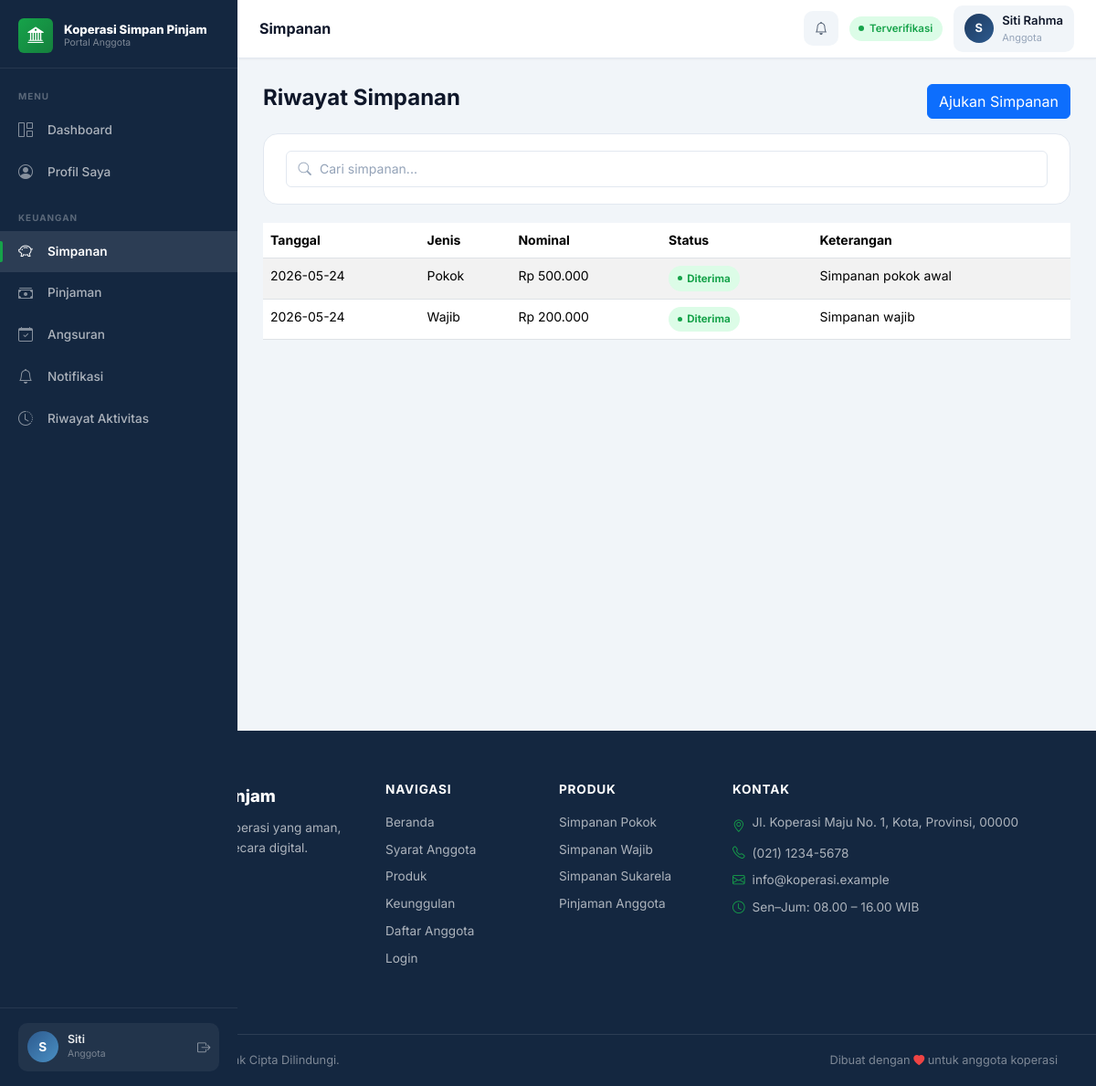
Screenshot of /user/simpanan.php (signed in) with the database file from the repository.
### tables this page shows
CREATE TABLE IF NOT EXISTS users (
    id INT AUTO_INCREMENT PRIMARY KEY,
    nama VARCHAR(150) NOT NULL,
    nik VARCHAR(50) NOT NULL UNIQUE,
    tempat_lahir VARCHAR(100),
    tanggal_lahir DATE,
    jenis_kelamin VARCHAR(20),
    alamat TEXT,
    no_hp VARCHAR(30),
    email VARCHAR(150) NOT NULL UNIQUE,
    pekerjaan VARCHAR(100),
    penghasilan DECIMAL(15,2),
    username VARCHAR(50) NOT NULL UNIQUE,
    password VARCHAR(255) NOT NULL,
    role ENUM('admin', 'user') DEFAULT 'user',
    status_verifikasi VARCHAR(50) DEFAULT 'Menunggu Verifikasi',
    foto_ktp VARCHAR(255),
    foto_diri VARCHAR(255),
    created_at DATETIME,
    updated_at DATETIME
);

CREATE TABLE IF NOT EXISTS simpanan (
    id INT AUTO_INCREMENT PRIMARY KEY,
    user_id INT NOT NULL,
    jenis_simpanan ENUM('pokok', 'wajib', 'sukarela') NOT NULL,
    nominal DECIMAL(15,2) NOT NULL,
    bukti_transfer VARCHAR(255),
    status ENUM('Menunggu konfirmasi', 'Diterima', 'Ditolak') DEFAULT 'Menunggu konfirmasi',
    keterangan TEXT,
    tanggal_transaksi DATE,
    created_at DATETIME,
    FOREIGN KEY (user_id) REFERENCES users(id)
);

### config/config.php (called while the page is built)
<?php
return [
    'db' => [
        'host' => 'localhost',
        'name' => 'koperasi',
        'user' => 'root',
        'pass' => '',
        'charset' => 'utf8mb4',
    ],
    'app' => [
        'name' => 'Koperasi Simpan Pinjam',
        'base_url' => '',
        'timezone' => 'Asia/Jakarta',
    ],
];

### config/helpers.php (called while the page is built, shortened)
<?php
function e($value): string
{
    return htmlspecialchars((string)$value, ENT_QUOTES, 'UTF-8');
}
function format_rupiah($angka): string
{
    return 'Rp ' . number_format((float)$angka, 0, ',', '.');
}
require_once __DIR__ . '/features.php';

### config/auth.php (called while the page is built, shortened)
<?php
require_once __DIR__ . '/helpers.php';
function current_user(): ?array
{
    $pdo = db();
    $stmt = $pdo->prepare("SELECT * FROM users WHERE id = ?");
    $stmt->execute([$_SESSION['user_id']]);
    $user = $stmt->fetch();
    return $user ?: null;
}

### config/features.php (called while the page is built, shortened)
<?php
function status_badge_class(?string $status = null): string
{
    $map = [
        'Menunggu Verifikasi' => 'badge-menunggu',
        'Menunggu konfirmasi' => 'badge-menunggu',
        'Menunggu review' => 'badge-menunggu',
        'Belum dibayar' => 'badge-menunggu',
        'Belum Dibayar' => 'badge-menunggu',
        'Disetujui' => 'badge-disetujui',
        'Diterima' => 'badge-diterima',
        'Dibayar' => 'badge-diterima',
        'Dicairkan' => 'badge-dicairkan',
        'Ditolak' => 'badge-ditolak',
        'Lunas' => 'badge-lunas',
        'Nonaktif' => 'badge-nonaktif',
    ];
    return $map[$status] ?? 'badge-nonaktif';
}

### user/simpanan.php (the view, shortened to what this page needs)
<?php
require_once __DIR__ . '/../config/auth.php';
require_once __DIR__ . '/../config/helpers.php';
$user = current_user();
$pdo = db();
$stmt = $pdo->prepare("SELECT * FROM simpanan WHERE user_id = ? ORDER BY tanggal_transaksi DESC");
$stmt->execute([$user['id']]);
$simpanan = $stmt->fetchAll();
$page_title = 'Simpanan';
?>
<?php require __DIR__ . '/../includes/dashboard_top.php'; ?>
<div class="d-flex justify-content-between align-items-center mb-3">
    <h4>Riwayat Simpanan</h4>
    <a href="/user/ajukan-simpanan.php" class="btn btn-primary">Ajukan Simpanan</a>
</div>
<div class="filter-bar">
    <div class="search-input-wrap">
        <input type="search" class="form-control" placeholder="Cari simpanan..." data-table-search="#simpananUserTable">
    </div>
</div>
<div class="table-responsive">
    <table class="table table-striped" id="simpananUserTable">
        <thead>
            <tr>
                <th>Tanggal</th>
                <th>Jenis</th>
                <th>Nominal</th>
                <th>Status</th>
                <th>Keterangan</th>
            </tr>
        </thead>
        <tbody>
            <?php foreach ($simpanan as $item): ?>
                <tr>
                    <td><?= e($item['tanggal_transaksi']); ?></td>
                    <td><?= e(ucfirst($item['jenis_simpanan'])); ?></td>
                    <td><?= format_rupiah($item['nominal']); ?></td>
                    <td><span class="badge-status <?= status_badge_class($item['status']); ?>"><?= e($item['status']); ?></span></td>
                    <td><?= e($item['keterangan']); ?></td>
                </tr>
            <?php endforeach; ?>
        </tbody>
    </table>
</div>
<?php require __DIR__ . '/../includes/dashboard_bottom.php'; ?>

### includes/dashboard_top.php (shortened to what this page needs)
<?php
require_once __DIR__ . '/../config/auth.php';
require_once __DIR__ . '/../config/helpers.php';
$config   = require __DIR__ . '/../config/config.php';
$authUser = current_user();
$initials = strtoupper(substr($authUser['nama'] ?? 'U', 0, 1));
$statusMap = [
    'Disetujui'           => ['class' => 'verified',  'label' => 'Terverifikasi'],
    'Menunggu Verifikasi' => ['class' => 'pending',   'label' => 'Menunggu'],
    'Ditolak'             => ['class' => 'rejected',  'label' => 'Ditolak'],
    'Nonaktif'            => ['class' => 'nonactive', 'label' => 'Nonaktif'],
];
$verifStatus  = $authUser['status_verifikasi'] ?? 'Menunggu Verifikasi';
$statusInfo   = $statusMap[$verifStatus] ?? ['class' => 'pending', 'label' => $verifStatus];
$role         = $authUser['role'] ?? 'user';
$unreadNotifications = unread_notification_count((int)$authUser['id']);
$notificationUrl     = $role === 'admin' ? '/admin/notifikasi.php' : '/user/notifikasi.php';
?>
<?php require __DIR__ . '/header.php'; ?>
<div class="app-layout">
  <aside class="app-sidebar" id="appSidebar">
    <a href="/" class="sidebar-brand">
      <span class="sidebar-brand-icon"><i class="bi bi-bank2"></i></span>
      <span class="sidebar-brand-text">
        <span class="sidebar-brand-name"><?= e($config['app']['name']); ?></span>
        <span class="sidebar-brand-tagline">Portal Anggota</span>
      </span>
    </a>
    <nav class="sidebar-nav">
      <?php if ($role === 'admin'): ?>
        <div class="sidebar-section"><span class="sidebar-section-label">Menu Utama</span></div>
        <a href="/admin/dashboard.php" class="sidebar-link" id="sl-dashboard">
            <i class="bi bi-grid-1x2"></i>Dashboard
        </a>
        <a href="/admin/anggota.php" class="sidebar-link" id="sl-anggota">
            <i class="bi bi-people"></i>Anggota
        </a>
        <div class="sidebar-section mt-2"><span class="sidebar-section-label">Transaksi</span></div>
        <a href="/admin/simpanan.php" class="sidebar-link" id="sl-simpanan">
            <i class="bi bi-piggy-bank"></i>Simpanan
        </a>
        <a href="/admin/pinjaman.php" class="sidebar-link" id="sl-pinjaman">
            <i class="bi bi-cash-stack"></i>Pinjaman
        </a>
        <a href="/admin/angsuran.php" class="sidebar-link" id="sl-angsuran">
            <i class="bi bi-calendar-check"></i>Angsuran
        </a>
        <div class="sidebar-section mt-2"><span class="sidebar-section-label">Lainnya</span></div>
        <a href="/admin/laporan.php" class="sidebar-link" id="sl-laporan">
            <i class="bi bi-file-earmark-bar-graph"></i>Laporan
        </a>
        <a href="/admin/notifikasi.php" class="sidebar-link" id="sl-notifikasi">
            <i class="bi bi-bell"></i>Notifikasi
            <?php if ($unreadNotifications > 0): ?>
                <span class="sidebar-link-badge"><?= $unreadNotifications; ?></span>
            <?php endif; ?>
        </a>
        <a href="/admin/audit-log.php" class="sidebar-link" id="sl-audit-log">
            <i class="bi bi-shield-check"></i>Audit Log
        </a>
        <a href="/admin/pengaturan.php" class="sidebar-link" id="sl-pengaturan">
            <i class="bi bi-gear"></i>Pengaturan
        </a>
      <?php else: ?>
        <div class="sidebar-section"><span class="sidebar-section-label">Menu</span></div>
        <a href="/user/dashboard.php" class="sidebar-link" id="sl-dashboard">
            <i class="bi bi-grid-1x2"></i>Dashboard
        </a>
        <a href="/user/profil.php" class="sidebar-link" id="sl-profil">
            <i class="bi bi-person-circle"></i>Profil Saya
        </a>
        <div class="sidebar-section mt-2"><span class="sidebar-section-label">Keuangan</span></div>
        <a href="/user/simpanan.php" class="sidebar-link" id="sl-simpanan">
            <i class="bi bi-piggy-bank"></i>Simpanan
        </a>
        <a href="/user/pinjaman.php" class="sidebar-link" id="sl-pinjaman">
            <i class="bi bi-cash-stack"></i>Pinjaman
        </a>
        <a href="/user/bayar-angsuran.php" class="sidebar-link" id="sl-angsuran">
            <i class="bi bi-calendar-check"></i>Angsuran
        </a>
        <a href="/user/notifikasi.php" class="sidebar-link" id="sl-notifikasi">
            <i class="bi bi-bell"></i>Notifikasi
        </a>
        <a href="/user/riwayat-aktivitas.php" class="sidebar-link" id="sl-riwayat-aktivitas">
            <i class="bi bi-clock-history"></i>Riwayat Aktivitas
        </a>
      <?php endif; ?>
    </nav>
    <div class="sidebar-footer">
      <div class="sidebar-user">
        <div class="sidebar-avatar"><?= $initials; ?></div>
        <div>
          <div class="sidebar-user-name"><?= e(explode(' ', $authUser['nama'])[0] ?? $authUser['nama']); ?></div>
          <div class="sidebar-user-role"><?= $role === 'admin' ? 'Administrator' : 'Anggota'; ?></div>
        </div>
        <a href="/logout.php" class="sidebar-logout ms-auto" title="Logout"><i class="bi bi-box-arrow-right"></i></a>
      </div>
    </div>
  </aside>
  <div class="app-main">
    <header class="app-topbar">
      <div class="topbar-breadcrumb">
        <span class="topbar-page-title"><?= e($page_title ?? 'Dashboard'); ?></span>
      </div>
      <div class="topbar-right">
        <a href="<?= e($notificationUrl); ?>" class="topbar-notification" title="Notifikasi">
          <i class="bi bi-bell"></i>
        </a>
        <span class="status-pill <?= $statusInfo['class']; ?>"><?= $statusInfo['label']; ?></span>
        <div class="topbar-user">
          <div class="topbar-avatar"><?= $initials; ?></div>
          <div class="d-none d-md-block">
            <div class="topbar-user-name"><?= e($authUser['nama']); ?></div>
            <div class="topbar-user-role"><?= $role === 'admin' ? 'Administrator' : 'Anggota'; ?></div>
          </div>
        </div>
      </div>
    </header>
    <main class="app-content">

### rows the page displays
users: nama "S", nama "Siti", status_verifikasi "Terverifikasi", nama "Siti Rahma"
simpanan: tanggal_transaksi "2026-05-24", jenis_simpanan "Pokok", nominal "Rp 500.000", status "Diterima", keterangan "Simpanan pokok awal"
simpanan: tanggal_transaksi "2026-05-24", jenis_simpanan "Wajib", nominal "Rp 200.000", status "Diterima", keterangan "Simpanan wajib"

### other values shown
$config['app']['name'] "Koperasi Simpan Pinjam"
$page_title "Simpanan"
